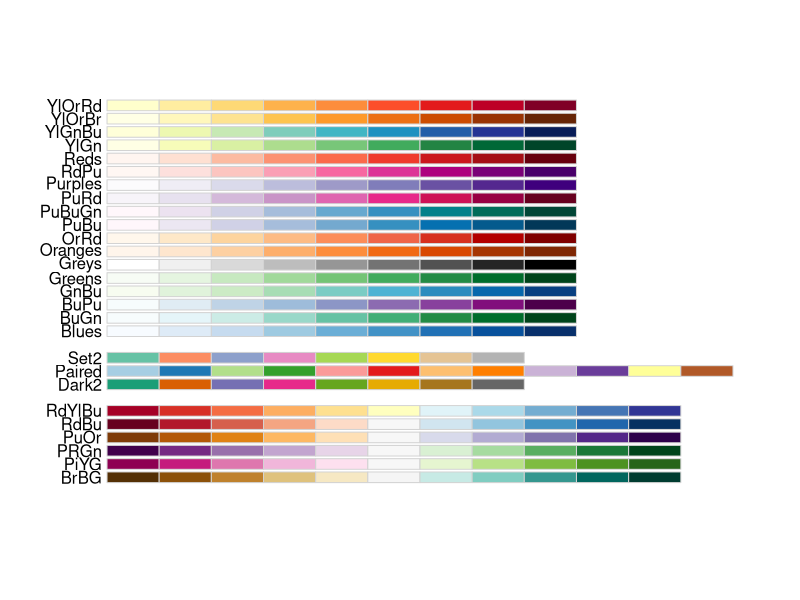
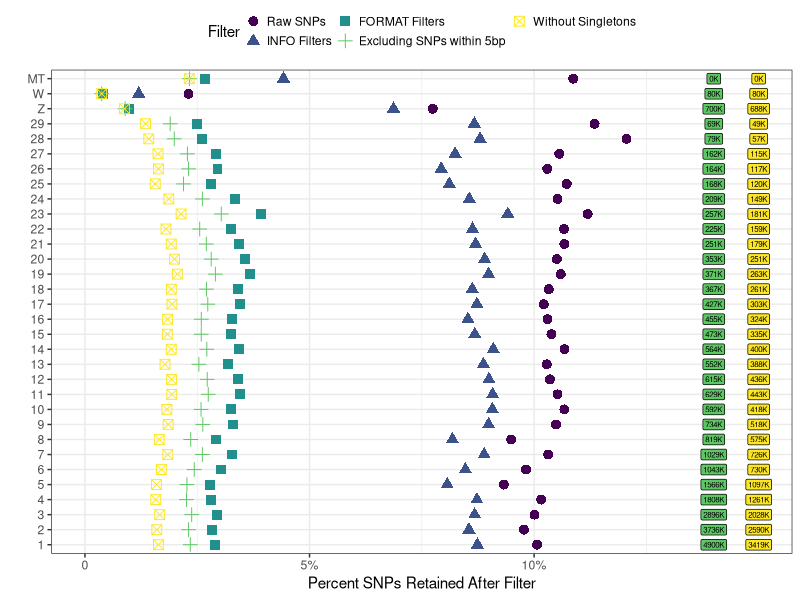
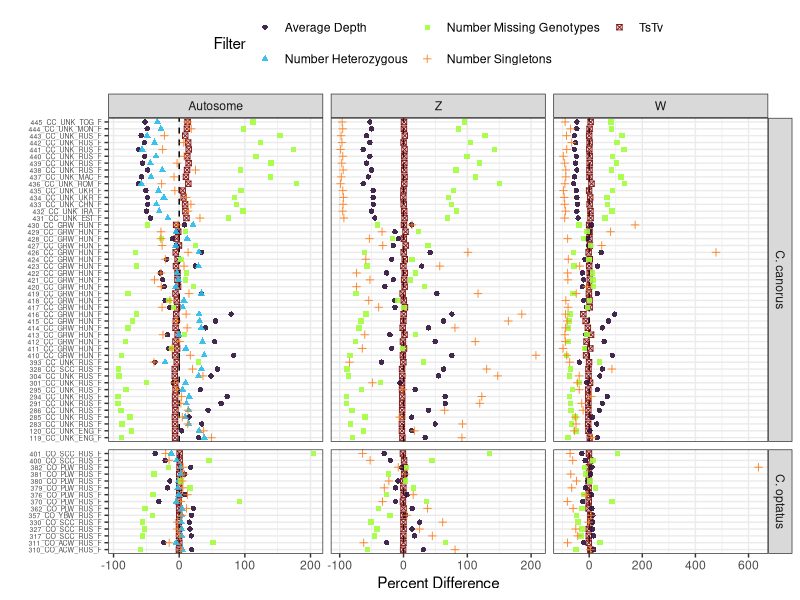

The R script that drew these images, in order:
#### SNP summaries
setwd('/dss/dsshome1/lxc07/di39dux/merondun/cuculus_plumage/general')
.libPaths('~/mambaforge/envs/r/lib/R/library')
library(tidyverse)
library(viridis)
library(RColorBrewer)
library(ggpubr)

#read in data
counts = read.table('SNP_Numbers.txt',header=TRUE)
#assign nice names, create a numeric chr variable for ordering
c1 = counts %>% 
  pivot_longer(!c(CHR))  %>% 
  mutate(Filter = ifelse(grepl('acfilt',name),'Without Singletons',
                                           ifelse(grepl('bpfilter',name),'Excluding SNPs within 5bp',
                                                  ifelse(grepl('genofilter',name),'FORMAT Filters',
                                                         ifelse(grepl('infofilter',name),'INFO Filters',
                                                                ifelse(grepl('site',name),'Total Sites',
                                                                       ifelse(grepl('snps',name),'Raw SNPs','NO')))))),
         CHR = gsub('chr_','',CHR),
         chord = ifelse(CHR == 'Z',40,ifelse(CHR=='W',41,ifelse(CHR == 'MT',42,CHR)))) %>% 
  mutate_at('chord',as.numeric)
#aesthetic ordering 
chrlevel = c1 %>% select(CHR,chord) %>% unique %>% arrange(chord)
level = data.frame(lv = unique(c1$Filter)) #it's already in order somehow, very nice! 
c1$Filter = factor(c1$Filter,levels=level$lv)
c1$CHR = factor(c1$CHR,levels=chrlevel$CHR)
cols = viridis(5)

#calculate average across all samples, then calculate % difference 
alls = c1 %>% filter(Filter == 'Total Sites') %>% dplyr::rename(total = value) %>% select(-c(name,Filter))
c2 = left_join(c1,alls)
c2 = c2 %>% mutate(Pct_Diff = value / total * 100)

#plot 
c3 = c2 %>%  
  filter(Filter != 'Total Sites') %>% 
  ggplot(aes(y=CHR,x=Pct_Diff,col=Filter,shape=Filter))+
  geom_label(data = c2 %>% filter(Filter == 'Excluding SNPs within 5bp'),aes(y=CHR,x=14,label=paste0(round(value/1000,0),'K')),size=2,fill=cols[4],inherit.aes = FALSE)+
  geom_label(data = c2 %>% filter(Filter == 'Without Singletons'),aes(y=CHR,x=15,label=paste0(round(value/1000,0),'K')),size=2,fill=cols[5],inherit.aes = FALSE)+
  geom_point(size=3)+
  scale_x_continuous(limits = c(0,15),breaks = c(0,5,10),
                     labels = c('0','5%','10%')) +
  ylab('')+xlab('Percent SNPs Retained After Filter') +
  scale_fill_viridis(discrete=TRUE)+
  guides(color = guide_legend(nrow = 2))+
  scale_color_viridis(discrete=TRUE)+
  theme_bw()+
  theme(legend.position='top',legend.key.size = unit(0.05,'cm'))

#pdf('SNP_Counts_2023JUNE16.pdf',height=7,width=6)
png('SNP_Counts_2023JUNE16.png',height=7,width=6,units='in',res=600)
c3
dev.off()

#And SNP quality metrics
stats = read.table('SNP_Stats.txt',header=TRUE)
#assign nice names, classify as Autosome / Z / W, etc.
s1 = stats %>% 
  dplyr::rename(CHR = CHROM) %>% 
  pivot_longer(!c(CHR,ID)) %>% 
  mutate(Filter = ifelse(grepl('nREF',name),'Number Reference Alleles',
                         ifelse(grepl('nALT',name),'Number Alternate Alleles',
                                ifelse(grepl('nHET',name),'Number Heterozygous',
                                       ifelse(grepl('nTs',name),'Number Transitions',
                                              ifelse(grepl('nTv',name),'Number Transversions',
                                                     ifelse(grepl('avgDP',name),'Average Depth',
                                                            ifelse(grepl('Singletons',name),'Number Singletons',
                                                                   ifelse(grepl('Missing_Sites',name),'Number Missing Genotypes','NO')))))))),
         CHR = gsub('chr_','',CHR),
         chord = ifelse(CHR == 'Z',40,ifelse(CHR=='W',41,ifelse(CHR == 'MT',42,CHR))),
         AvZ = ifelse(CHR == 'Z','Z',ifelse(CHR=='W','W',ifelse(CHR == 'MT','MT','Autosome'))),
         Species = ifelse(grepl('_CO_',ID),'C. optatus',
                          ifelse(grepl('_CC_',ID),'C. canorus',
                                 ifelse(grepl('_CM_',ID),'C. micropterus',
                                        ifelse(grepl('_CP_',ID),'C. poliocephalus','NO'))))) %>% 
         mutate_at('chord',as.numeric)
s2 = s1 %>% group_by(AvZ,ID,Species,Filter) %>% summarize(mean = mean(value))
s2$AvZ = factor(s2$AvZ,levels=c('Autosome','Z','W','MT'))

#Calculate TsTv, and then also average for each variable to examine sample disparities
s3 = s2 %>% filter(Filter == 'Number Transitions' | Filter == 'Number Transversions') %>% 
  group_by(AvZ,ID,Species) %>% summarize(mean = mean[Filter == 'Number Transitions'] / mean[Filter == 'Number Transversions'],
                                 Filter = 'TsTv') 
s4 = rbind(s3,s2 %>% filter(Filter != 'Number Transitions' & Filter != 'Number Transversions'))
avg = s4 %>% ungroup %>% group_by(AvZ,Filter,Species) %>% summarize(avg = mean(mean))
s5 = left_join(s4,avg)

#Calculate percent difference from the mean 
s5 = s5 %>% mutate(Pct_Diff = (mean - avg) / avg * 100)

#plot 
RColorBrewer::display.brewer.all(colorblindFriendly = TRUE)
s6 = s5 %>% filter(AvZ != 'MT' & !grepl('_CP_|_CM_|252|276|277',ID)) %>% 
  filter(!grepl('Reference|Alternate',Filter)) %>% 
  ggplot(aes(y=ID,x=Pct_Diff,col=Filter,shape=Filter))+
  geom_vline(xintercept=0,lty=2)+
  geom_point(alpha=0.9)+
  facet_grid(Species~AvZ,scales='free',space = 'free_y')+
  scale_color_viridis(discrete=TRUE,option='turbo')+
  theme_bw()+xlab('Percent Difference')+ylab('')+
  guides(color = guide_legend(nrow = 2))+
  theme(legend.position='top',axis.text.y = element_text(size = 5))
  
#pdf('SNP_Stats_2023JUNE16.pdf',height=8,width=6)
png('SNP_Stats_2023JUNE16.png',height=8,width=8,units='in',res=600)
s6
dev.off()


